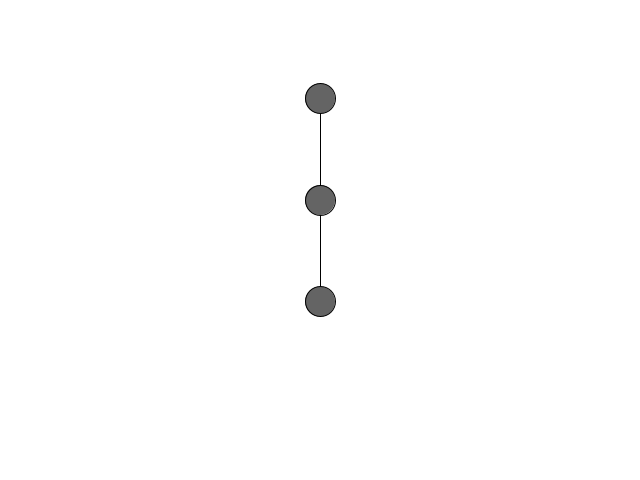
Frame 1 (no input)
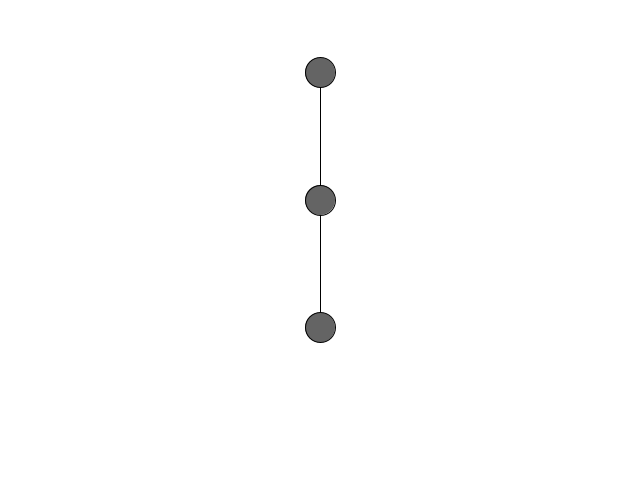
Frame 60 (the mouse pressed at the canvas centre just before this capture)
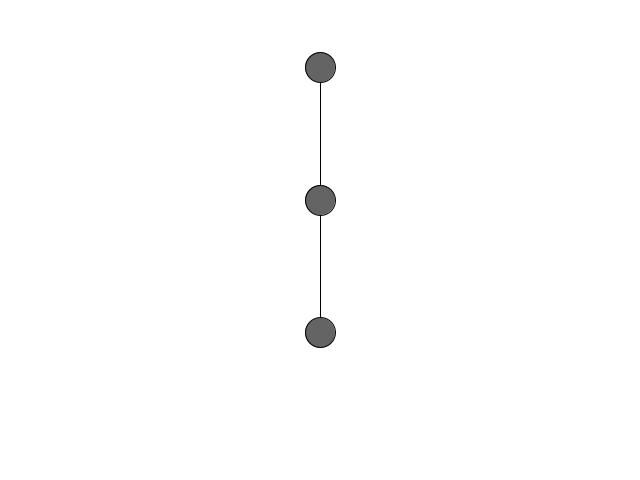
Frame 120 (the mouse held since frame 60 and released just before this capture)

The Processing sketch that drew these frames (run headless with seeded random() and noise(); from frame 60 on, the mouse is pressed at the canvas centre):

// Processing sketch: spring_thing
// ── spring_thing.pde

Bob b1;
Bob b2;
Bob b3;
Spring s1;
Spring s2;
Spring s3;
float k =.5;
void setup () {
  size(640, 480);
  b1 = new Bob(width/2, 100); 
  b2 = new Bob(width/2, 200);
  b3 = new Bob(width/2, 300);
  s1 = new Spring(b1,b2,k);
  s2 = new Spring(b1,b3,k);
  s3 = new Spring(b2,b3,k);
}

void draw() {
  background(255);
  fill(100);

  s1.update();
  s2.update();
  s3.update();
  s1.drawit();
  s2.drawit();
  s3.drawit();
  b1.moveit();
  b1.drawit();
  b2.moveit();
  b2.drawit();
  b3.moveit();
  b3.drawit();
  
  b1.drag(mouseX, mouseY);
}

void mousePressed() {
  b1.clicked(mouseX, mouseY);
}
void mouseReleased() {
  b1.stopdragging();
}

// ── Bob.pde
class Bob {
  PVector position;
  PVector velocity;
  PVector acc;
  float y;
  float mass =30;
  boolean dragging = false;
  PVector dragoffset;
  float damping = 0.95;
  

  Bob(float x_, float y_ ) {
    position = new PVector(x_, y_);
    velocity = new PVector(0, 0);
    acc = new PVector(0, 0);
    dragoffset = new PVector();
  }

  void drawit() {

    ellipse(position.x, position.y, mass, mass);
  }

  void moveit() {
    velocity.add(acc);
    velocity.mult(damping);
    position.add(velocity);
    acc.mult(0);
    
  }
   // Newton's law: F = M * A
  void applyForce(PVector force) {
    PVector f = force.get();
    f.div(mass);
    acc.add(f);
  }
  

  void clicked(int mx, int my) {

    float d = dist(mx,my,position.x, position.y);
    if (d <= mass) {
      dragging = true;
      dragoffset.x = position.x - mx;
      dragoffset.y = position.y - my;
    }
  }
  void stopdragging() {
    dragging = false;
  }
  void drag(int mx, int my) {
    if (dragging) {
      position.x =mx;
      position.y = my;
    }
  }
}

// ── Spring.pde
class Spring {

  Bob a;
  Bob b;
  float len =200;
  float k;

  Spring(Bob a_, Bob b_, float k_) {

    a=a_;
    b=b_;
    k=k_;
  }

  void drawit () {
    line (a.position.x, a.position.y, b.position.x, b.position.y);
  }

  void update() {
    // Vector pointing from anchor to bob position
    PVector force = PVector.sub(a.position, b.position);
    // What is distance
    float d = force.mag();
    // Stretch is difference between current distance and rest length
    float stretch = d - len;

    // Calculate force according to Hooke's Law
    //F = k * stretch;
    force.normalize();
    force.mult(-1 * k * stretch);
    a.applyForce(force);
    force.mult(-1);
    b.applyForce(force);
  }
}
